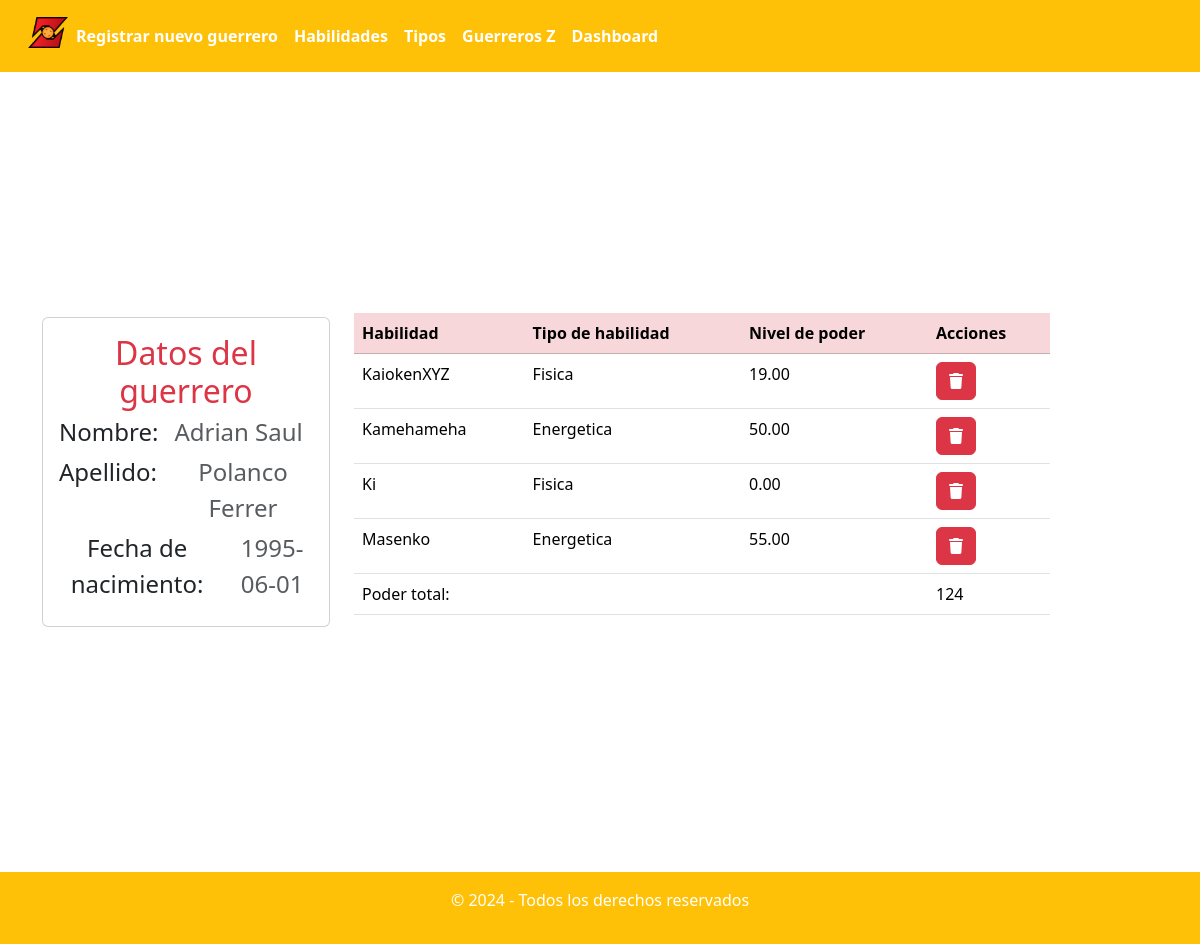
The page /controllers/warriors_abilities/details.php?id=1&page=1 on the database its author committed.
### tables this page shows
CREATE TABLE IF NOT EXISTS `warriors` (
  `id` int NOT NULL AUTO_INCREMENT,
  `nombre` varchar(70) NOT NULL,
  `apellido` varchar(200) NOT NULL,
  `fecha_nacimiento` date NOT NULL,
  PRIMARY KEY (`id`)
);

CREATE TABLE IF NOT EXISTS `habilidades` (
  `id` int NOT NULL AUTO_INCREMENT,
  `nombre_habilidad` varchar(255) NOT NULL,
  `tipo_habilidad_id` int DEFAULT NULL,
  `nivel_poder` decimal(5,2) DEFAULT NULL,
  PRIMARY KEY (`id`),
  KEY `tipo_habilidad_id` (`tipo_habilidad_id`)
);

CREATE TABLE IF NOT EXISTS `tipos_habilidades` (
  `id` int NOT NULL AUTO_INCREMENT,
  `tipo_habilidad` varchar(70) NOT NULL,
  PRIMARY KEY (`id`)
);

### data/database.php (called while the page is built, shortened)
<?php
class Database
{
    private mysqli $connection;
    public function __construct(string $host = "localhost", string $username = "root", string $password = "", string $dbname = "warriors")
    {
        $this->connection = new mysqli($host, $username, $password, $dbname);
        $this->connection->set_charset('utf8');
    }
    public function getWarriorById(int $id, string $table = "warriors"): ?array
    {
        $sql = "SELECT * FROM $table WHERE id = ?";
        $preparedQuery = $this->connection->prepare($sql);
        $preparedQuery->bind_param("i", $id);
        $preparedQuery->execute();
        $result = $preparedQuery->get_result();
        return $result->fetch_assoc() ?: null;
    }
    public
    function countWarriorAbilities($warriorId)
    {
        $sql = "SELECT COUNT(*) AS total_registros
            FROM warriors_habilidades
            WHERE warrior_id = ?";
        $preparedQuery = $this->connection->prepare($sql);
        $preparedQuery->bind_param("i", $warriorId);
        $preparedQuery->execute();
        $result = $preparedQuery->get_result();
        $row = $result->fetch_assoc();
        return $row['total_registros'];
    }
    public function getWarriorsAbilitiesByPage($warriorId, $page = 1, $registrosPorPagina = 10): array
    {
        $sql = "SELECT wh.warrior_id, wh.habilidad_id,
        h.nombre_habilidad,
        th.tipo_habilidad,
        h.nivel_poder
    FROM
        habilidades h
    INNER JOIN
        warriors_habilidades wh ON h.id = wh.habilidad_id
    INNER JOIN
        tipos_habilidades th ON h.tipo_habilidad_id = th.id
    WHERE
        wh.warrior_id = ?
    ORDER BY
        h.nombre_habilidad
    LIMIT ?
    OFFSET ?";
        $offset = ($page - 1) * $registrosPorPagina;
        $preparedQuery = $this->connection->prepare($sql);
        $preparedQuery->bind_param("iii", $warriorId, $registrosPorPagina, $offset);
        $preparedQuery->execute();
        $result = $preparedQuery->get_result();
        $habilidades = $result->fetch_all(MYSQLI_ASSOC);
        $totalRegistros = $this->countWarriorAbilities($warriorId);
        return [
            'data' => $habilidades,
            'totalPages' => $totalRegistros
        ];
    }
}

### controllers/warriors_abilities/details.php (the view, shortened to what this page needs)
<?php
include "../../templates/header.php";
include '../../data/database.php';
$db = new Database();
$id = $_GET['id'] ?? '';
$page = $_GET['page'] ?? 1;
$warrior = $db->getWarriorById($id);
["data" => $data, "totalPages" => $totalPages] = $db->getWarriorsAbilitiesByPage($id, intval($page));
?>
<section class="container d-flex flex-column min-vh-100">
    <main class="flex-grow-1 d-flex align-items-center">
        <div class="card" style="width: 18rem;">
            <div class="card-body">
                <h5 class="card-title text-center text-danger fs-2">Datos del guerrero</h5>
                <div class="d-flex gap-3">
                    <p class="card-subtitle mb-2 text-body-black text-center fs-4">Nombre:</p>
                    <p class="card-subtitle mb-2 text-body-secondary text-center fs-4"><?= $warrior["nombre"] ?></p>
                </div>
                <div class="d-flex gap-3">
                    <p class="card-subtitle mb-2 text-body-black text-center fs-4">Apellido:</p>
                    <p class="card-subtitle mb-2 text-body-secondary text-center fs-4"><?= $warrior["apellido"] ?></p>
                </div>
                <div class="d-flex gap-3">
                    <p class="card-subtitle mb-2 text-body-black text-center fs-4">Fecha de nacimiento:</p>
                    <p class="card-subtitle mb-2 text-body-secondary text-center fs-4"><?= $warrior["fecha_nacimiento"] ?></p>
                </div>
            </div>
        </div>
        <article class="col-8 p-4 d-flex flex-column align-items-center">
            <table class="table">
                <thead class="table-danger">
                    <th scope="col">Habilidad</th>
                    <th scope="col">Tipo de habilidad</th>
                    <th scope="col">Nivel de poder</th>
                    <th scope="col">Acciones</th>
                </thead>
                <?php if (!$data) : ?>
                    <tbody>
                        <tr class="text-center">
                            <td colspan="5">No hay habilidades registradas para este guerrero</td>
                        </tr>
                    </tbody>
                <?php else : ?>
                    <tbody>
                        <?php foreach ($data as $row) : ?>
                            <tr>
                                <td><?= $row["nombre_habilidad"] ?></td>
                                <td><?= $row["tipo_habilidad"] ?></td>
                                <td><?= $row["nivel_poder"] ?></td>
                                <td>
                                    <a href="./delete_ability_for_warrior?idWarrior=<?= $row["warrior_id"] ?>&idAbility=<?= $row["habilidad_id"] ?>" class="btn btn-small btn-danger"><i class="fa-solid fa-trash"></i></a>
                                </td>
                            </tr>
                        <?php endforeach; ?>
                    <?php endif; ?>
                    </tbody>
                    <tfoot>
                        <tr>
                            <td>
                                Poder total:
                            </td>
                            <td></td>
                            <td></td>
                            <td>
                                <?= array_reduce($data, fn ($acc, $row) => $acc + $row["nivel_poder"], 0) ?>
                            </td>
                        </tr>
                    </tfoot>
            </table>
        </article>
    </main>
</section>
<?php include "../../templates/footer.php"; ?>

### rows shown on the page
warriors: nombre "Adrian Saul", apellido "Polanco Ferrer", fecha_nacimiento "1995-06-01"
habilidades: nombre_habilidad "KaiokenXYZ", tipos_habilidades.tipo_habilidad "Fisica", nivel_poder "19.00"
habilidades: nombre_habilidad "Kamehameha", tipos_habilidades.tipo_habilidad "Energetica", nivel_poder "50.00"
habilidades: nombre_habilidad "Ki", tipos_habilidades.tipo_habilidad "Fisica", nivel_poder "0.00"
habilidades: nombre_habilidad "Masenko", tipos_habilidades.tipo_habilidad "Energetica", nivel_poder "55.00"

### other values the page prints
array_reduce($data, fn ($acc, $row) => $acc + $row["nivel_poder"], 0) "124"
